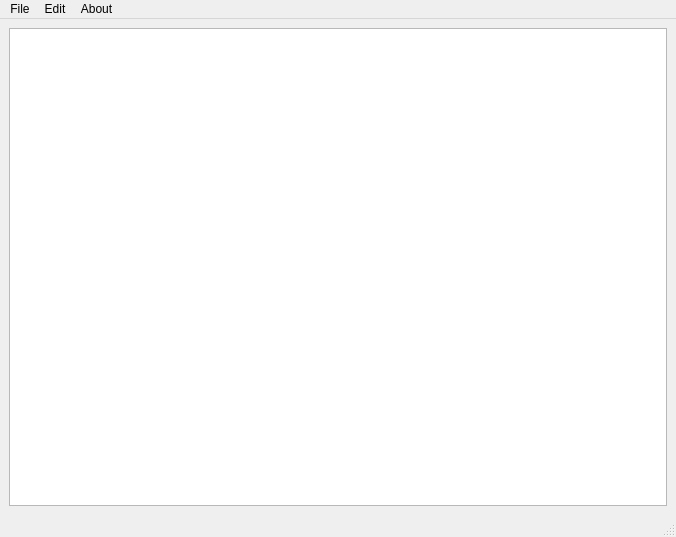
<?xml version="1.0" encoding="UTF-8"?>
<ui version="4.0">
 <class>notepad</class>
 <widget class="QMainWindow" name="notepad">
  <property name="geometry">
   <rect>
    <x>0</x>
    <y>0</y>
    <width>676</width>
    <height>537</height>
   </rect>
  </property>
  <property name="windowTitle">
   <string>notepad</string>
  </property>
  <widget class="QWidget" name="centralwidget">
   <layout class="QHBoxLayout" name="horizontalLayout">
    <item>
     <widget class="QTextEdit" name="textEdit"/>
    </item>
   </layout>
  </widget>
  <widget class="QMenuBar" name="menubar">
   <property name="geometry">
    <rect>
     <x>0</x>
     <y>0</y>
     <width>676</width>
     <height>21</height>
    </rect>
   </property>
   <widget class="QMenu" name="menuFile">
    <property name="title">
     <string>File</string>
    </property>
    <addaction name="actionNew"/>
    <addaction name="actionOpen"/>
    <addaction name="separator"/>
    <addaction name="actionSave"/>
    <addaction name="actionSave_As"/>
    <addaction name="separator"/>
    <addaction name="actionExit"/>
   </widget>
   <widget class="QMenu" name="menuEdit">
    <property name="title">
     <string>Edit</string>
    </property>
    <addaction name="actionCopy"/>
    <addaction name="actionCopy_2"/>
    <addaction name="actionPaste"/>
    <addaction name="separator"/>
    <addaction name="actionRedo"/>
    <addaction name="actionRedo_2"/>
   </widget>
   <widget class="QMenu" name="menuAbout">
    <property name="title">
     <string>About</string>
    </property>
    <addaction name="actionAbout_Notepad"/>
   </widget>
   <addaction name="menuFile"/>
   <addaction name="menuEdit"/>
   <addaction name="menuAbout"/>
  </widget>
  <widget class="QStatusBar" name="statusbar"/>
  <action name="actionSave">
   <property name="text">
    <string>Save</string>
   </property>
  </action>
  <action name="actionSave_As">
   <property name="text">
    <string>Save As</string>
   </property>
  </action>
  <action name="actionNew">
   <property name="text">
    <string>New</string>
   </property>
  </action>
  <action name="actionOpen">
   <property name="text">
    <string>Open</string>
   </property>
  </action>
  <action name="actionExit">
   <property name="text">
    <string>Exit</string>
   </property>
  </action>
  <action name="actionCopy">
   <property name="text">
    <string>Cut</string>
   </property>
  </action>
  <action name="actionCopy_2">
   <property name="text">
    <string>Copy</string>
   </property>
  </action>
  <action name="actionPaste">
   <property name="text">
    <string>Paste</string>
   </property>
  </action>
  <action name="actionRedo">
   <property name="text">
    <string>Undo</string>
   </property>
  </action>
  <action name="actionRedo_2">
   <property name="text">
    <string>Redo</string>
   </property>
  </action>
  <action name="actionAbout_Notepad">
   <property name="text">
    <string>About Notepad</string>
   </property>
  </action>
 </widget>
 <resources/>
 <connections/>
</ui>
